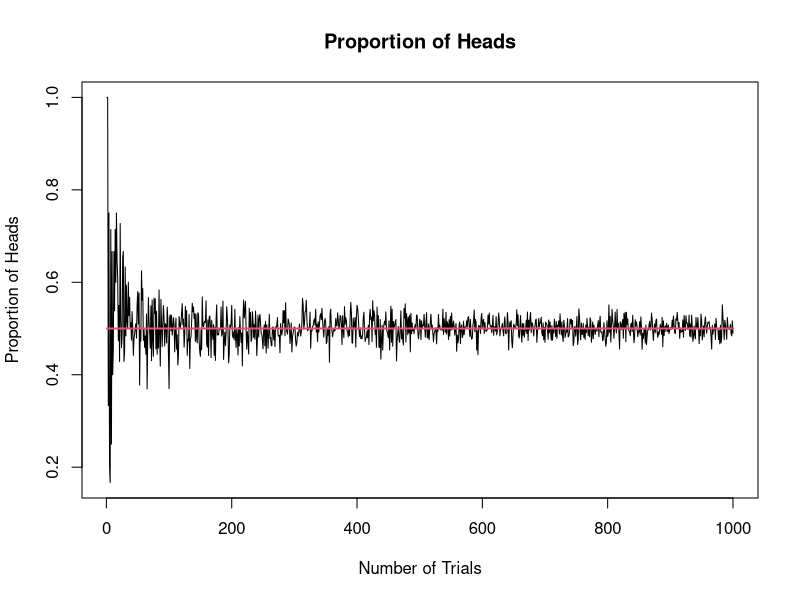
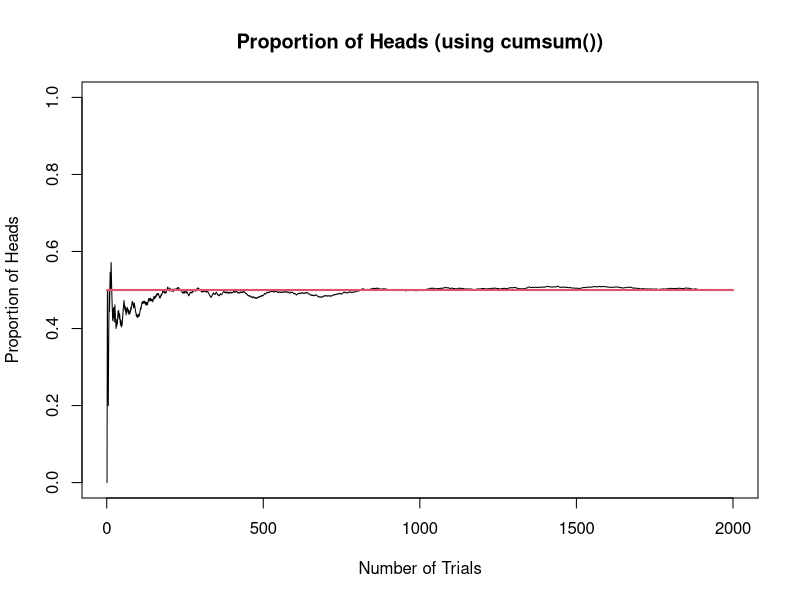
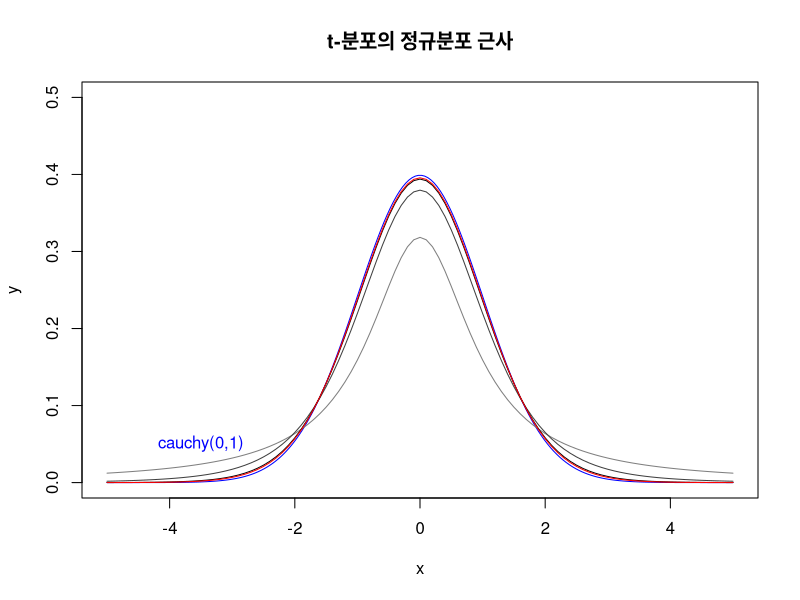

Generate these figures, in order, with R:
#t검정을 이용한 신뢰구간: 모분산을 모를 때 <338p>
mu <- 500
sigma <- 100
n <- 100
nreps <- 1000
pv <- rep(NA, nreps)

inout <- rep(NA, nreps)
for (i in 1:nreps){
  print(i)
  set.seed(i)
  x <- rnorm(n, mu, sigma)
  pv[i] <- t.test(x, mu = 500)$p.value
  lower <- t.test(x, mu = 500)$conf.int[1] #신뢰구간 하한
  upper <- t.test(x, mu = 500)$conf.int[2] #신뢰구간 상한
  inout[i] <- ifelse(500 >= lower & 500 <= upper,1,0)
}
table(inout)
mean(1-inout)
attributes(t.test(x,mu=500)) #사용가능한 데이터 목록
t.test(x,mu=500)$method
lower
upper


#예제9.1
x1 <- c(15, 20, 11, 23, 16, 21, 18, 16, 27, 24)
x2 <- c(23, 31, 13, 19, 23, 17, 28, 26, 25, 28)
t.test(x1, x2, paired=T, mu=0)
ttest = t.test(x1, x2, alternative="less", var.equal=T) ;ttest
  #모분산 동일, 단측검정
attributes(ttest)
ttest$conf.int[1] #신뢰구간 하한
ttest$conf.int[2] #신뢰구간 상한


#예제9.4
x1 <- c(11.8, 13.9, 16.3, 11.6, 8.4)
x2 <- c(11.4, 13.1, 16.1, 10.9, 8.3)
ttest = t.test(x1, x2, alternative="greater", var.equal=T, paired=T, mu=0) ;ttest
  #대응비교 paired=T
attributes(ttest)
ttest$conf.int
ttest$method
t.test(x1, x2, var.equal=T, paired=T, mu=0)$conf.int
  #신뢰구간 계산할때는 양측으로


#올림/내림함수
ceiling(2.23)
  #ceiling(x) - 정수로 올림
floor(2.23)
  #floor(x) - 정수로 내림
trunc(2.221323)
  #소수점 떼버림
signif(2.2323, 2)
  #signif(x, digits=i) - 유효숫자 2개까지만 표시 (반올림)
round(2.2232, 2)
  #round(x, digits=i) - 소수 둘째자리로 반올림

#함수 sample()
sample(1:4, 1000, replace=TRUE, p=c(0.1, 0.2, 0.3, 0.4))
  #1부터 4까지 추출, 1000회추출, 복원추출(replace), p=각 추출값이 추출될 확률


#함수 chisq.test()
  #카이제곱검정

#예제2.1 - 10p
x <- c(87, 96, 108, 89, 122, 98)
chisq.test(x)
  #적합도검정, x^2 = 8.58, pv = 0.127 
  #귀무가설 채택 (주사위가 균형적이다)


#실습과제1 - 14p
season <- c(25, 8, 29, 38)
chisq.test(season)
  #적합도검정, x^2 = 18.96, pv = 0.0002
  #귀무가설 기각 (계절별로 결혼하는 비율의 차이가 있다)

#실습과제2
child <- c(240, 505, 255)
chisq.test(child, p=c(1/4, 1/2, 1/4))
  #x^2 = 0.55, pv = 0.7596
  #귀무가설 채택 (자녀의 수가 이론적인 비율과 일치한다)

#실습과제3
color <- c(330, 320, 250)
chisq.test(color)
  #x^2 = 12.667, pv=0.001776
  #귀무가설 기각 (장롱의 색상에 대한 소비자 선호도가 다르다)

#예제 5.2.2 - p125 -독립성검정
coffee <- cbind(c(20,48), c(13,96)) ;coffee
chisq.test(coffee)
  #x^2 = 7.3272, pv=0.006792
  #귀무가설 기각 (커피선호와 고혈압사이에 서로 관계가 있다)


#실습과제1 - 129p -독립성검정
allergy <- cbind(c(95,20,35,65), c(15,10,23,37))
chisq.test(allergy)
  #x^2 = 18.9, pv=0.0002868
  #귀무가설 기각 (계절에 따른 알레르기 발병률의 차이가 있다)


#실습과제2 - 129p -독립성검정
alcohol.baby <- cbind(c(17,89), c(25,284))
chisq.test(alcohol.baby)
  #x^2 = 4.6411, pv=0.03122
  #귀무가설 채택 (산모의 음주와 신생아의 조산 사이에 관계가 없다)


#cumsum() 함수
x <- cumsum(1:10); x

#이항분포 시뮬레이션
set.seed(12345)
n <- rep(NA, 1000)
p <- rep(NA, 1000)

for(i in 1:1000) {
  x <- rbinom(i,1,0.5)
  p[i] <- mean(x)
  n[i] <- i
}

plot(n,p, type="l", xlab="Number of Trials", ylab="Proportion of Heads", main="Proportion of Heads")
lines(n, rep(0.5,1000), col="2", lwd=2)


#이항분포 시뮬레이션 - cumsum 함수사용
set.seed(12344)

x <- rbinom(2000,1,0.5)
y <- cumsum(x)
n <- 1:length(x)
p <- y/n

plot(n,p, ylim=c(0, 1), type="l", xlab="Number of Trials", ylab="Proportion of Heads", main="Proportion of Heads (using cumsum())")
lines(n, rep(0.5,length(x)), col="2", lwd=2)


#
x <- seq(-5,5,length=200)
y <- dnorm(x, mean=0, sd=1)
plot(x,y, type="l", ylim=c(0,0.5), main="t-분포의 정규분포 근사", col="blue")
curve(dt(x,df=1),add=T, col="grey50")
curve(dt(x,df=5),add=T, col="grey25")
curve(dt(x,df=20),add=T, col="grey2")
curve(dt(x,df=30),add=T, col="red")
text(x=-3.5, y=0.05, col="blue", "cauchy(0,1)")


